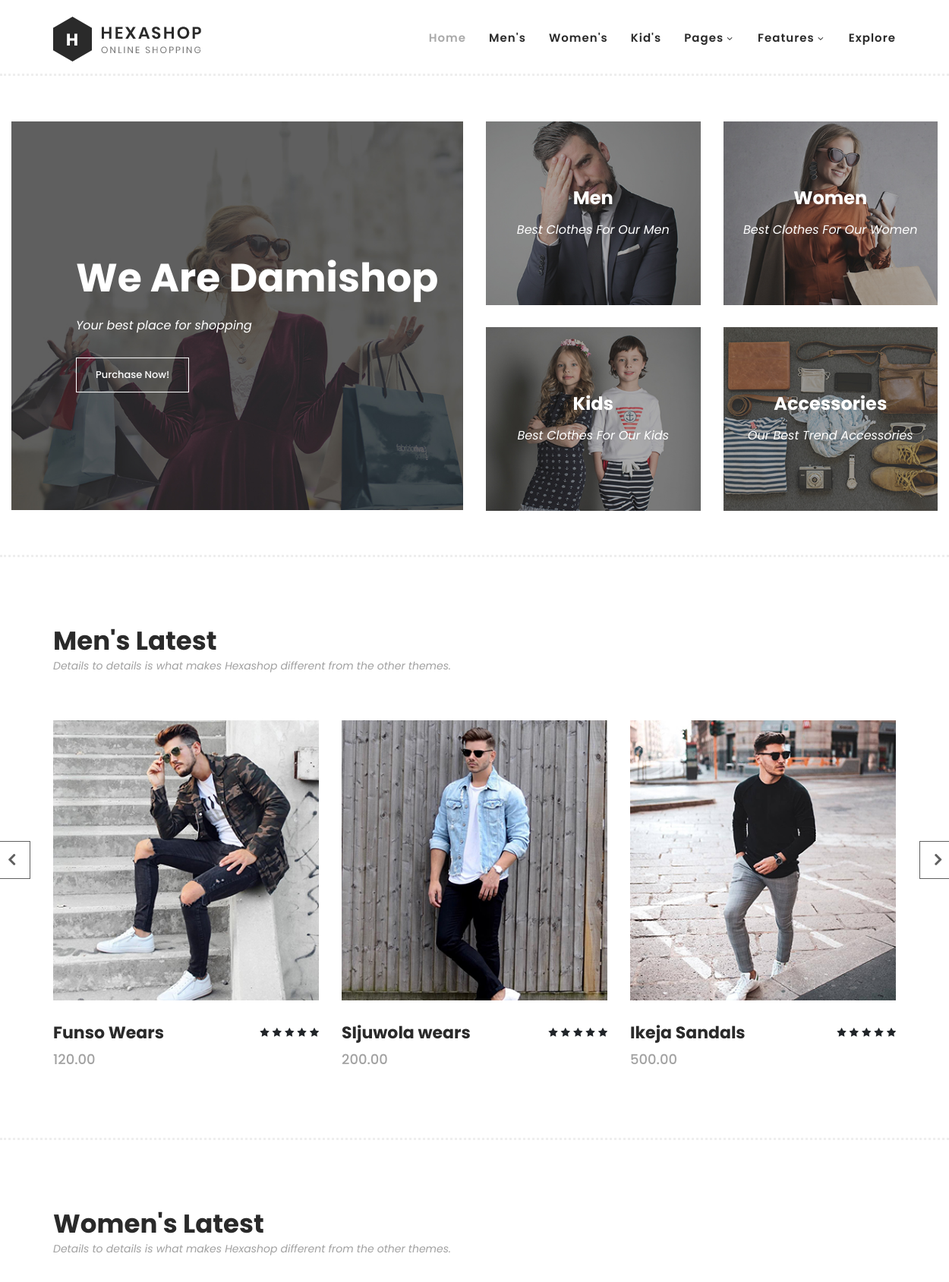
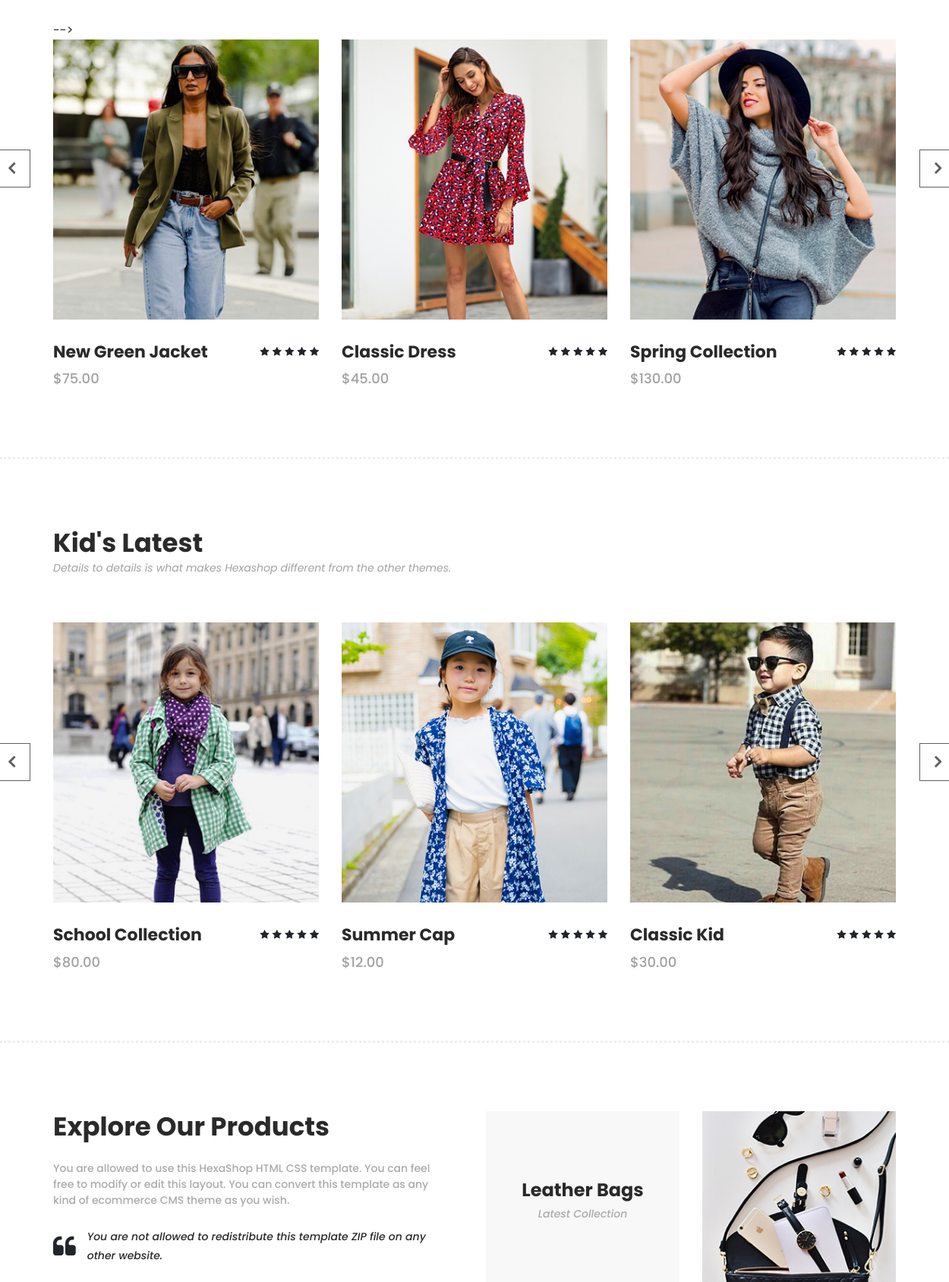
The page / (upper part) on the database its author committed (2 pictures, top to bottom).
### Web/models.py (models this page shows, shortened)
class Hero_big(models.Model):
    title = models.CharField(max_length=30)
    description = models.TextField()
    image = models.ImageField(upload_to='big_image')

class Hero(models.Model):
    category = models.CharField(max_length=100)
    description = models.TextField()
    image = models.ImageField(upload_to='hero_images')
    class Meta:
        verbose_name_plural = 'Heroes'

class Product(models.Model):
    CATEGORY_CHOICES = (
        ("KD", "Kids"),
        ("MN", "Men"),
        ("WM", "Women"),
        ("AC", "Accessories")
    )
    name = models.CharField(max_length=100)
    price = models.DecimalField(max_digits=10, decimal_places=2)
    description = models.TextField()
    category = models.CharField(choices=CATEGORY_CHOICES, max_length=12)
    image = models.ImageField(upload_to='product_images')

### Web/views.py (the view)
# urls.py: path('', homepage, name='homepage'),
def homepage(request):
    if request.method == 'GET':
        categories = Hero.objects.all()
        big = Hero_big.objects.get(title='We Are Damishop')
        men_products = Product.objects.filter(category='MN')
        wommen_products = Product.objects.filter(category='WN')
        kids_products = Product.objects.filter(category='KD')
        social_images = Social.objects.all()
        context = {
            'categories': categories,
            'men_products': men_products,
            'women_products': wommen_products,
            'kids_products':kids_products,
            'social_images': social_images,
            'big': big
        }
    else:
        subscriber_name = request.POST.get('name')
        subscriber_email = request.POST.get('email')
        subscriber = Subscriber(name=subscriber_name, email=subscriber_email)
        subscriber.save()
        return redirect('products')
    return render(request, 'Web/index.html', context)

### Web/templates/Web/index.html (shortened to what this page needs)
{% load static %}
<!DOCTYPE html>
<html lang="en">
  <head>
    <link rel="stylesheet" type="text/css" href="{% static 'Web/assets/css/bootstrap.min.css' %}">
    <link rel="stylesheet" type="text/css" href="{% static 'Web/assets/css/font-awesome.css' %}">
    <link rel="stylesheet" href="{% static 'Web/assets/css/templatemo-hexashop.css' %}">
    <link rel="stylesheet" href="{% static 'Web/assets/css/owl-carousel.css' %}">
    <link rel="stylesheet" href="{% static 'Web/assets/css/lightbox.css' %}">
    </head>
    <body>
    <header class="header-area header-sticky">
        <div class="container">
            <div class="row">
                <div class="col-12">
                    <nav class="main-nav">
                        <a href="{% url 'homepage' %}" class="logo">
                            <img src="{% static 'Web/assets/images/logo.png' %}">
                        </a>
                        <ul class="nav">
                            <li class="scroll-to-section"><a href="{% url 'homepage' %}" class="active">Home</a></li>
                            <li class="scroll-to-section"><a href="#men">Men's</a></li>
                            <li class="scroll-to-section"><a href="#women">Women's</a></li>
                            <li class="scroll-to-section"><a href="#kids">Kid's</a></li>
                            <li class="submenu">
                                <a href="javascript:;">Pages</a>
                            </li>
                            <li class="submenu">
                                <a href="javascript:;">Features</a>
                            </li>
                            <li class="scroll-to-section"><a href="#explore">Explore</a></li>
                        </ul>
                    </nav>
                </div>
            </div>
        </div>
    </header>
    <div class="main-banner" id="top">
        <div class="container-fluid">
            <div class="row">
                <div class="col-lg-6">
                    <div class="left-content">
                        <div class="thumb">
                            <div class="inner-content">
                                <h4>{{ big.title }}</h4>
                                <span>{{ big.description }}</span>
                                <div class="main-border-button">
                                    <a href="#">Purchase Now!</a>
                                </div>
                            </div>
                            <img src="{{ big.image.url }}"alt="">
                        </div>
                    </div>
                </div>
                <div class="col-lg-6">
                    <div class="right-content">
                        <div class="row">
                            {% for i in categories %}
                            <div class="col-lg-6">
                                <div class="right-first-image">
                                    <div class="thumb">
                                        <div class="inner-content">
                                            <h4>{{ i.category }}</h4>
                                            <span>{{ i.description }}</span>
                                        </div>
                                        <img src="{{ i.image.url }}">
                                    </div>
                                </div>
                            </div>
                            {% endfor %}
                        </div>
                    </div>
                </div>
            </div>
        </div>
    </div>
    <section class="section" id="men">
        <div class="container">
            <div class="row">
                <div class="col-lg-6">
                    <div class="section-heading">
                        <h2>Men's Latest</h2>
                        <span>Details to details is what makes Hexashop different from the other themes.</span>
                    </div>
                </div>
            </div>
        </div>
        <div class="container">
            <div class="row">
                <div class="col-lg-12">
                    <div class="men-item-carousel">
                        <div class="owl-men-item owl-carousel">
                            {% for i in men_products %}
                            <div class="item">
                                <div class="thumb">
                                    <img src="{{ i.image.url }}" alt="">
                                </div>
                                <div class="down-content">
                                    <h4>{{ i.name }}</h4>
                                    <span>{{ i.price }}</span>
                                    <ul class="stars">
                                        <li><i class="fa fa-star"></i></li>
                                        <li><i class="fa fa-star"></i></li>
                                        <li><i class="fa fa-star"></i></li>
                                        <li><i class="fa fa-star"></i></li>
                                        <li><i class="fa fa-star"></i></li>
                                    </ul>
                                </div>
                            </div>
                            {% endfor %}
                        </div>
                    </div>
                </div>
            </div>
        </div>
    </section>
    <section class="section" id="women">
        <div class="container">
            <div class="row">
                <div class="col-lg-6">
                    <div class="section-heading">
                        <h2>Women's Latest</h2>
                        <span>Details to details is what makes Hexashop different from the other themes.</span>
                    </div>
                </div>
            </div>
        </div>
        <div class="container">
            <div class="row">
                <div class="col-lg-12">
                    <div class="women-item-carousel">
                        <div class="owl-women-item owl-carousel">
                            <div class="item">
                                <div class="thumb">
                                    <img src="{% static 'Web/assets/images/women-01.jpg' %}" alt="">
                                </div>
                                <div class="down-content">
                                    <h4>New Green Jacket</h4>
                                    <span>$75.00</span>
                                    <ul class="stars">
                                        <li><i class="fa fa-star"></i></li>
                                        <li><i class="fa fa-star"></i></li>
                                        <li><i class="fa fa-star"></i></li>
                                        <li><i class="fa fa-star"></i></li>
                                        <li><i class="fa fa-star"></i></li>
                                    </ul>
                                </div>
                            </div>
                            <div class="item">
                                <div class="thumb">
                                    <img src="{% static 'Web/assets/images/women-02.jpg' %}" alt="">
                                </div>
                                <div class="down-content">
                                    <h4>Classic Dress</h4>
                                    <span>$45.00</span>
                                    <ul class="stars">
                                        <li><i class="fa fa-star"></i></li>
                                        <li><i class="fa fa-star"></i></li>
                                        <li><i class="fa fa-star"></i></li>
                                        <li><i class="fa fa-star"></i></li>
                                        <li><i class="fa fa-star"></i></li>
                                    </ul>
                                </div>
                            </div>
                            <div class="item">
                                <div class="thumb">
                                    <img src="{% static 'Web/assets/images/women-03.jpg' %}" alt="">
                                </div>
                                <div class="down-content">
                                    <h4>Spring Collection</h4>
                                    <span>$130.00</span>
                                    <ul class="stars">
                                        <li><i class="fa fa-star"></i></li>
                                        <li><i class="fa fa-star"></i></li>
                                        <li><i class="fa fa-star"></i></li>
                                        <li><i class="fa fa-star"></i></li>
                                        <li><i class="fa fa-star"></i></li>
                                    </ul>
                                </div>
                            </div>
                             -->
                        </div>
                    </div>
                </div>
            </div>
        </div>
    </section>
    <section class="section" id="kids">
        <div class="container">
            <div class="row">
                <div class="col-lg-6">
                    <div class="section-heading">
                        <h2>Kid's Latest</h2>
                        <span>Details to details is what makes Hexashop different from the other themes.</span>
                    </div>
                </div>
            </div>
        </div>
        <div class="container">
            <div class="row">
                <div class="col-lg-12">
                    <div class="kid-item-carousel">
                        <div class="owl-kid-item owl-carousel">
                            <div class="item">
                                <div class="thumb">
                                    <img src="assets/images/kid-01.jpg" alt="">
                                </div>
                                <div class="down-content">
                                    <h4>School Collection</h4>
                                    <span>$80.00</span>
                                    <ul class="stars">
                                        <li><i class="fa fa-star"></i></li>
                                        <li><i class="fa fa-star"></i></li>
                                        <li><i class="fa fa-star"></i></li>
                                        <li><i class="fa fa-star"></i></li>
                                        <li><i class="fa fa-star"></i></li>
                                    </ul>
                                </div>
                            </div>
                            <div class="item">
                                <div class="thumb">
                                    <img src="assets/images/kid-02.jpg" alt="">
                                </div>
                                <div class="down-content">
                                    <h4>Summer Cap</h4>
                                    <span>$12.00</span>
                                    <ul class="stars">
                                        <li><i class="fa fa-star"></i></li>
                                        <li><i class="fa fa-star"></i></li>
                                        <li><i class="fa fa-star"></i></li>
                                        <li><i class="fa fa-star"></i></li>
                                        <li><i class="fa fa-star"></i></li>
                                    </ul>
                                </div>
                            </div>
                            <div class="item">
                                <div class="thumb">
                                    <img src="assets/images/kid-03.jpg" alt="">
                                </div>
                                <div class="down-content">
                                    <h4>Classic Kid</h4>
                                    <span>$30.00</span>
                                    <ul class="stars">
                                        <li><i class="fa fa-star"></i></li>
                                        <li><i class="fa fa-star"></i></li>
                                        <li><i class="fa fa-star"></i></li>
                                        <li><i class="fa fa-star"></i></li>
                                        <li><i class="fa fa-star"></i></li>
                                    </ul>
                                </div>
                            </div>
                        </div>
                    </div>
                </div>
            </div>
        </div>
    </section>
    <section class="section" id="explore">
        <div class="container">
            <div class="row">
                <div class="col-lg-6">
                    <div class="left-content">
                        <h2>Explore Our Products</h2>
                        <span>You are allowed to use this HexaShop HTML CSS template. You can feel free to modify or edit this layout. You can convert this template as any kind of ecommerce CMS theme as you wish.</span>
                        <div class="quote">
                            <i class="fa fa-quote-left"></i><p>You are not allowed to redistribute this template ZIP file on any other website.</p>
                        </div>
                    </div>
                </div>
                <div class="col-lg-6">
                    <div class="right-content">
                        <div class="row">
                            <div class="col-lg-6">
                                <div class="leather">
                                    <h4>Leather Bags</h4>
                                    <span>Latest Collection</span>
                                </div>
                            </div>
                            <div class="col-lg-6">
                                <div class="first-image">
                                    <img src="assets/images/explore-image-01.jpg" alt="">
                                </div>
                            </div>
                        </div>
                    </div>
                </div>
            </div>
        </div>
    </section>
  </body>
</html>

### rows shown on the page
Hero_big: title "We Are Damishop", description "Your best place for shopping", image (picture)
Hero: category "Men", description "Best Clothes For Our Men", image (picture)
Hero: category "Women", description "Best Clothes For Our Women", image (picture)
Hero: category "Kids", description "Best Clothes For Our Kids", image (picture)
Hero: category "Accessories", description "Our Best Trend Accessories", image (picture)
Product: image (picture), name "Funso Wears", price "120.00"
Product: image (picture), name "SIjuwola wears", price "200.00"
Product: image (picture), name "Ikeja Sandals", price "500.00"
